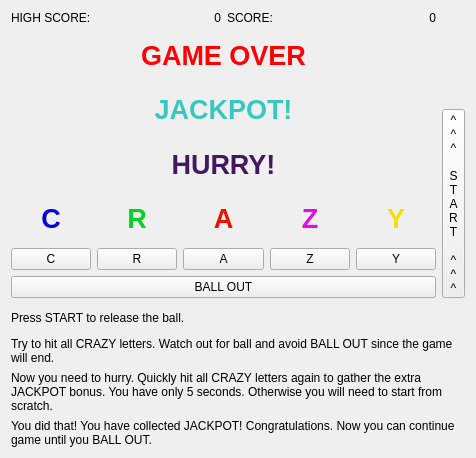
<?xml version="1.0" encoding="UTF-8"?>
<ui version="4.0">
 <class>MainWindow</class>
 <widget class="QWidget" name="MainWindow">
  <property name="geometry">
   <rect>
    <x>0</x>
    <y>0</y>
    <width>476</width>
    <height>458</height>
   </rect>
  </property>
  <property name="windowTitle">
   <string>Pinball</string>
  </property>
  <layout class="QGridLayout" name="gridLayout">
   <item row="0" column="0" colspan="5">
    <layout class="QHBoxLayout" name="horizontalLayout">
     <item>
      <widget class="QLabel" name="highScoreTextLabel">
       <property name="sizePolicy">
        <sizepolicy hsizetype="Preferred" vsizetype="Fixed">
         <horstretch>0</horstretch>
         <verstretch>0</verstretch>
        </sizepolicy>
       </property>
       <property name="text">
        <string>HIGH SCORE:</string>
       </property>
      </widget>
     </item>
     <item>
      <widget class="QLabel" name="highScoreLabel">
       <property name="sizePolicy">
        <sizepolicy hsizetype="Preferred" vsizetype="Fixed">
         <horstretch>0</horstretch>
         <verstretch>0</verstretch>
        </sizepolicy>
       </property>
       <property name="text">
        <string>0</string>
       </property>
       <property name="alignment">
        <set>Qt::AlignRight|Qt::AlignTrailing|Qt::AlignVCenter</set>
       </property>
      </widget>
     </item>
     <item>
      <widget class="QLabel" name="scoreTextLabel">
       <property name="sizePolicy">
        <sizepolicy hsizetype="Preferred" vsizetype="Fixed">
         <horstretch>0</horstretch>
         <verstretch>0</verstretch>
        </sizepolicy>
       </property>
       <property name="text">
        <string>SCORE:</string>
       </property>
      </widget>
     </item>
     <item>
      <widget class="QLabel" name="scoreLabel">
       <property name="sizePolicy">
        <sizepolicy hsizetype="Preferred" vsizetype="Fixed">
         <horstretch>0</horstretch>
         <verstretch>0</verstretch>
        </sizepolicy>
       </property>
       <property name="text">
        <string>0</string>
       </property>
       <property name="alignment">
        <set>Qt::AlignRight|Qt::AlignTrailing|Qt::AlignVCenter</set>
       </property>
      </widget>
     </item>
    </layout>
   </item>
   <item row="0" column="5" rowspan="7">
    <layout class="QVBoxLayout" name="verticalLayout">
     <item>
      <spacer name="verticalSpacer">
       <property name="orientation">
        <enum>Qt::Vertical</enum>
       </property>
       <property name="sizeHint" stdset="0">
        <size>
         <width>1</width>
         <height>98</height>
        </size>
       </property>
      </spacer>
     </item>
     <item>
      <widget class="QToolButton" name="startButton">
       <property name="sizePolicy">
        <sizepolicy hsizetype="Fixed" vsizetype="Minimum">
         <horstretch>0</horstretch>
         <verstretch>0</verstretch>
        </sizepolicy>
       </property>
       <property name="text">
        <string>^
^
^

S
T
A
R
T

^
^
^</string>
       </property>
      </widget>
     </item>
    </layout>
   </item>
   <item row="1" column="0" colspan="5">
    <widget class="QLabel" name="gameOverLabel">
     <property name="palette">
      <palette>
       <active>
        <colorrole role="WindowText">
         <brush brushstyle="SolidPattern">
          <color alpha="255">
           <red>255</red>
           <green>0</green>
           <blue>4</blue>
          </color>
         </brush>
        </colorrole>
       </active>
       <inactive>
        <colorrole role="WindowText">
         <brush brushstyle="SolidPattern">
          <color alpha="255">
           <red>255</red>
           <green>0</green>
           <blue>4</blue>
          </color>
         </brush>
        </colorrole>
       </inactive>
       <disabled>
        <colorrole role="WindowText">
         <brush brushstyle="SolidPattern">
          <color alpha="255">
           <red>190</red>
           <green>190</green>
           <blue>190</blue>
          </color>
         </brush>
        </colorrole>
       </disabled>
      </palette>
     </property>
     <property name="font">
      <font>
       <pointsize>20</pointsize>
       <weight>75</weight>
       <bold>true</bold>
      </font>
     </property>
     <property name="text">
      <string>GAME OVER</string>
     </property>
     <property name="alignment">
      <set>Qt::AlignCenter</set>
     </property>
    </widget>
   </item>
   <item row="2" column="0" colspan="5">
    <widget class="QLabel" name="jackpotLabel">
     <property name="palette">
      <palette>
       <active>
        <colorrole role="WindowText">
         <brush brushstyle="SolidPattern">
          <color alpha="255">
           <red>55</red>
           <green>200</green>
           <blue>191</blue>
          </color>
         </brush>
        </colorrole>
       </active>
       <inactive>
        <colorrole role="WindowText">
         <brush brushstyle="SolidPattern">
          <color alpha="255">
           <red>55</red>
           <green>200</green>
           <blue>191</blue>
          </color>
         </brush>
        </colorrole>
       </inactive>
       <disabled>
        <colorrole role="WindowText">
         <brush brushstyle="SolidPattern">
          <color alpha="255">
           <red>190</red>
           <green>190</green>
           <blue>190</blue>
          </color>
         </brush>
        </colorrole>
       </disabled>
      </palette>
     </property>
     <property name="font">
      <font>
       <pointsize>20</pointsize>
       <weight>75</weight>
       <bold>true</bold>
      </font>
     </property>
     <property name="text">
      <string>JACKPOT!</string>
     </property>
     <property name="alignment">
      <set>Qt::AlignCenter</set>
     </property>
    </widget>
   </item>
   <item row="3" column="0" colspan="5">
    <widget class="QLabel" name="hurryLabel">
     <property name="palette">
      <palette>
       <active>
        <colorrole role="WindowText">
         <brush brushstyle="SolidPattern">
          <color alpha="255">
           <red>67</red>
           <green>24</green>
           <blue>97</blue>
          </color>
         </brush>
        </colorrole>
       </active>
       <inactive>
        <colorrole role="WindowText">
         <brush brushstyle="SolidPattern">
          <color alpha="255">
           <red>67</red>
           <green>24</green>
           <blue>97</blue>
          </color>
         </brush>
        </colorrole>
       </inactive>
       <disabled>
        <colorrole role="WindowText">
         <brush brushstyle="SolidPattern">
          <color alpha="255">
           <red>190</red>
           <green>190</green>
           <blue>190</blue>
          </color>
         </brush>
        </colorrole>
       </disabled>
      </palette>
     </property>
     <property name="font">
      <font>
       <pointsize>20</pointsize>
       <weight>75</weight>
       <bold>true</bold>
      </font>
     </property>
     <property name="text">
      <string>HURRY!</string>
     </property>
     <property name="alignment">
      <set>Qt::AlignCenter</set>
     </property>
    </widget>
   </item>
   <item row="4" column="0">
    <widget class="QLabel" name="cLabel">
     <property name="palette">
      <palette>
       <active>
        <colorrole role="WindowText">
         <brush brushstyle="SolidPattern">
          <color alpha="255">
           <red>7</red>
           <green>0</green>
           <blue>222</blue>
          </color>
         </brush>
        </colorrole>
       </active>
       <inactive>
        <colorrole role="WindowText">
         <brush brushstyle="SolidPattern">
          <color alpha="255">
           <red>7</red>
           <green>0</green>
           <blue>222</blue>
          </color>
         </brush>
        </colorrole>
       </inactive>
       <disabled>
        <colorrole role="WindowText">
         <brush brushstyle="SolidPattern">
          <color alpha="255">
           <red>190</red>
           <green>190</green>
           <blue>190</blue>
          </color>
         </brush>
        </colorrole>
       </disabled>
      </palette>
     </property>
     <property name="font">
      <font>
       <pointsize>20</pointsize>
       <weight>75</weight>
       <bold>true</bold>
      </font>
     </property>
     <property name="text">
      <string>C</string>
     </property>
     <property name="alignment">
      <set>Qt::AlignCenter</set>
     </property>
    </widget>
   </item>
   <item row="4" column="1">
    <widget class="QLabel" name="rLabel">
     <property name="palette">
      <palette>
       <active>
        <colorrole role="WindowText">
         <brush brushstyle="SolidPattern">
          <color alpha="255">
           <red>6</red>
           <green>208</green>
           <blue>36</blue>
          </color>
         </brush>
        </colorrole>
       </active>
       <inactive>
        <colorrole role="WindowText">
         <brush brushstyle="SolidPattern">
          <color alpha="255">
           <red>6</red>
           <green>208</green>
           <blue>36</blue>
          </color>
         </brush>
        </colorrole>
       </inactive>
       <disabled>
        <colorrole role="WindowText">
         <brush brushstyle="SolidPattern">
          <color alpha="255">
           <red>190</red>
           <green>190</green>
           <blue>190</blue>
          </color>
         </brush>
        </colorrole>
       </disabled>
      </palette>
     </property>
     <property name="font">
      <font>
       <pointsize>20</pointsize>
       <weight>75</weight>
       <bold>true</bold>
      </font>
     </property>
     <property name="text">
      <string>R</string>
     </property>
     <property name="alignment">
      <set>Qt::AlignCenter</set>
     </property>
    </widget>
   </item>
   <item row="4" column="2">
    <widget class="QLabel" name="aLabel">
     <property name="palette">
      <palette>
       <active>
        <colorrole role="WindowText">
         <brush brushstyle="SolidPattern">
          <color alpha="255">
           <red>238</red>
           <green>17</green>
           <blue>1</blue>
          </color>
         </brush>
        </colorrole>
       </active>
       <inactive>
        <colorrole role="WindowText">
         <brush brushstyle="SolidPattern">
          <color alpha="255">
           <red>238</red>
           <green>17</green>
           <blue>1</blue>
          </color>
         </brush>
        </colorrole>
       </inactive>
       <disabled>
        <colorrole role="WindowText">
         <brush brushstyle="SolidPattern">
          <color alpha="255">
           <red>190</red>
           <green>190</green>
           <blue>190</blue>
          </color>
         </brush>
        </colorrole>
       </disabled>
      </palette>
     </property>
     <property name="font">
      <font>
       <pointsize>20</pointsize>
       <weight>75</weight>
       <bold>true</bold>
      </font>
     </property>
     <property name="text">
      <string>A</string>
     </property>
     <property name="alignment">
      <set>Qt::AlignCenter</set>
     </property>
    </widget>
   </item>
   <item row="4" column="3">
    <widget class="QLabel" name="zLabel">
     <property name="enabled">
      <bool>true</bool>
     </property>
     <property name="palette">
      <palette>
       <active>
        <colorrole role="WindowText">
         <brush brushstyle="SolidPattern">
          <color alpha="255">
           <red>230</red>
           <green>10</green>
           <blue>230</blue>
          </color>
         </brush>
        </colorrole>
       </active>
       <inactive>
        <colorrole role="WindowText">
         <brush brushstyle="SolidPattern">
          <color alpha="255">
           <red>230</red>
           <green>10</green>
           <blue>230</blue>
          </color>
         </brush>
        </colorrole>
       </inactive>
       <disabled>
        <colorrole role="WindowText">
         <brush brushstyle="SolidPattern">
          <color alpha="255">
           <red>190</red>
           <green>190</green>
           <blue>190</blue>
          </color>
         </brush>
        </colorrole>
       </disabled>
      </palette>
     </property>
     <property name="font">
      <font>
       <pointsize>20</pointsize>
       <weight>75</weight>
       <bold>true</bold>
      </font>
     </property>
     <property name="text">
      <string>Z</string>
     </property>
     <property name="alignment">
      <set>Qt::AlignCenter</set>
     </property>
    </widget>
   </item>
   <item row="4" column="4">
    <widget class="QLabel" name="yLabel">
     <property name="palette">
      <palette>
       <active>
        <colorrole role="WindowText">
         <brush brushstyle="SolidPattern">
          <color alpha="255">
           <red>239</red>
           <green>224</green>
           <blue>9</blue>
          </color>
         </brush>
        </colorrole>
       </active>
       <inactive>
        <colorrole role="WindowText">
         <brush brushstyle="SolidPattern">
          <color alpha="255">
           <red>239</red>
           <green>224</green>
           <blue>9</blue>
          </color>
         </brush>
        </colorrole>
       </inactive>
       <disabled>
        <colorrole role="WindowText">
         <brush brushstyle="SolidPattern">
          <color alpha="255">
           <red>190</red>
           <green>190</green>
           <blue>190</blue>
          </color>
         </brush>
        </colorrole>
       </disabled>
      </palette>
     </property>
     <property name="font">
      <font>
       <pointsize>20</pointsize>
       <weight>75</weight>
       <bold>true</bold>
      </font>
     </property>
     <property name="text">
      <string>Y</string>
     </property>
     <property name="alignment">
      <set>Qt::AlignCenter</set>
     </property>
    </widget>
   </item>
   <item row="5" column="0">
    <widget class="QPushButton" name="cButton">
     <property name="text">
      <string>C</string>
     </property>
    </widget>
   </item>
   <item row="5" column="1">
    <widget class="QPushButton" name="rButton">
     <property name="text">
      <string>R</string>
     </property>
    </widget>
   </item>
   <item row="5" column="2">
    <widget class="QPushButton" name="aButton">
     <property name="text">
      <string>A</string>
     </property>
    </widget>
   </item>
   <item row="5" column="3">
    <widget class="QPushButton" name="zButton">
     <property name="text">
      <string>Z</string>
     </property>
    </widget>
   </item>
   <item row="5" column="4">
    <widget class="QPushButton" name="yButton">
     <property name="text">
      <string>Y</string>
     </property>
    </widget>
   </item>
   <item row="6" column="0" colspan="5">
    <widget class="QPushButton" name="ballOutButton">
     <property name="text">
      <string>BALL OUT</string>
     </property>
    </widget>
   </item>
   <item row="7" column="0" colspan="6">
    <widget class="QLabel" name="offStateLabel">
     <property name="sizePolicy">
      <sizepolicy hsizetype="Preferred" vsizetype="Fixed">
       <horstretch>0</horstretch>
       <verstretch>0</verstretch>
      </sizepolicy>
     </property>
     <property name="text">
      <string>Press START to release the ball.</string>
     </property>
     <property name="wordWrap">
      <bool>true</bool>
     </property>
    </widget>
   </item>
   <item row="8" column="0" colspan="6">
    <widget class="QLabel" name="normalStateLabel">
     <property name="sizePolicy">
      <sizepolicy hsizetype="Preferred" vsizetype="Fixed">
       <horstretch>0</horstretch>
       <verstretch>0</verstretch>
      </sizepolicy>
     </property>
     <property name="text">
      <string>Try to hit all CRAZY letters. Watch out for ball and avoid BALL OUT since the game will end.</string>
     </property>
     <property name="wordWrap">
      <bool>true</bool>
     </property>
    </widget>
   </item>
   <item row="9" column="0" colspan="6">
    <widget class="QLabel" name="hurryStateLabel">
     <property name="sizePolicy">
      <sizepolicy hsizetype="Preferred" vsizetype="Fixed">
       <horstretch>0</horstretch>
       <verstretch>0</verstretch>
      </sizepolicy>
     </property>
     <property name="text">
      <string>Now you need to hurry. Quickly hit all CRAZY letters again to gather the extra JACKPOT bonus. You have only 5 seconds. Otherwise you will need to start from scratch.</string>
     </property>
     <property name="wordWrap">
      <bool>true</bool>
     </property>
    </widget>
   </item>
   <item row="10" column="0" colspan="6">
    <widget class="QLabel" name="jackpotStateLabel">
     <property name="sizePolicy">
      <sizepolicy hsizetype="Preferred" vsizetype="Fixed">
       <horstretch>0</horstretch>
       <verstretch>0</verstretch>
      </sizepolicy>
     </property>
     <property name="text">
      <string>You did that! You have collected JACKPOT! Congratulations. Now you can continue game until you BALL OUT.</string>
     </property>
     <property name="wordWrap">
      <bool>true</bool>
     </property>
    </widget>
   </item>
  </layout>
 </widget>
 <resources/>
 <connections/>
</ui>
